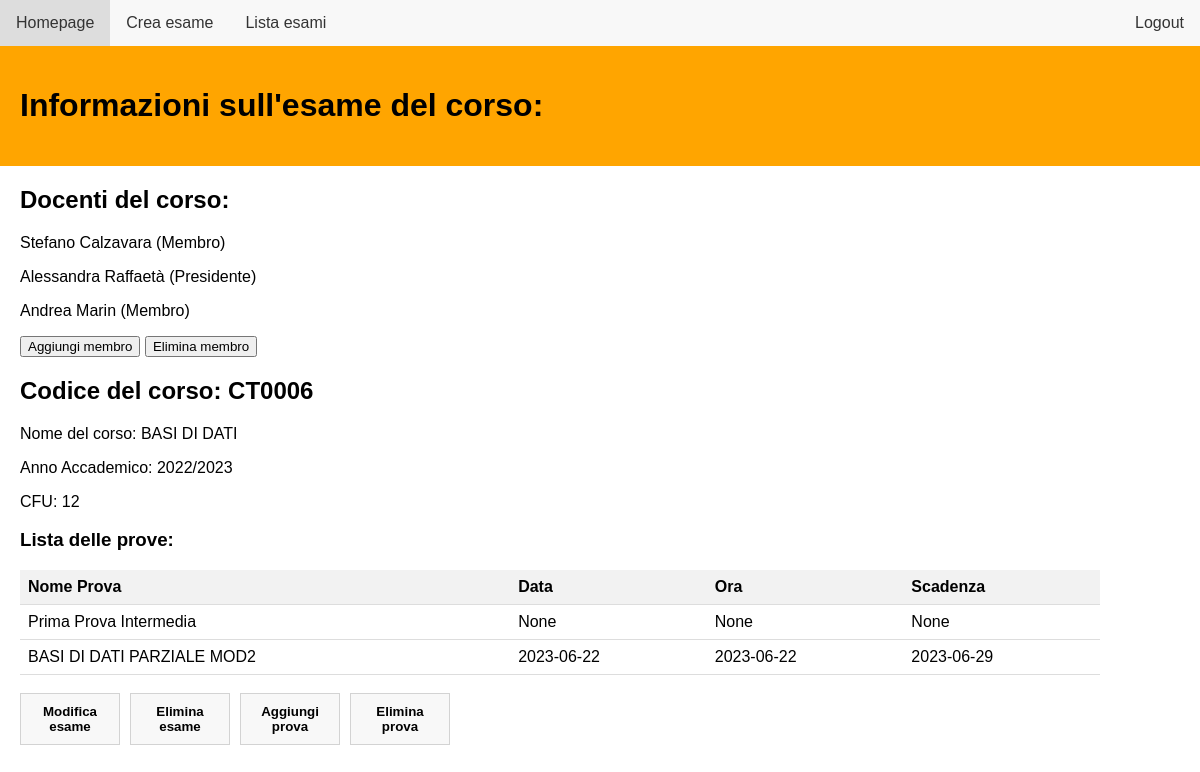
Page /exam_page?idE=CT0006 (signed in) on the earlier database version.
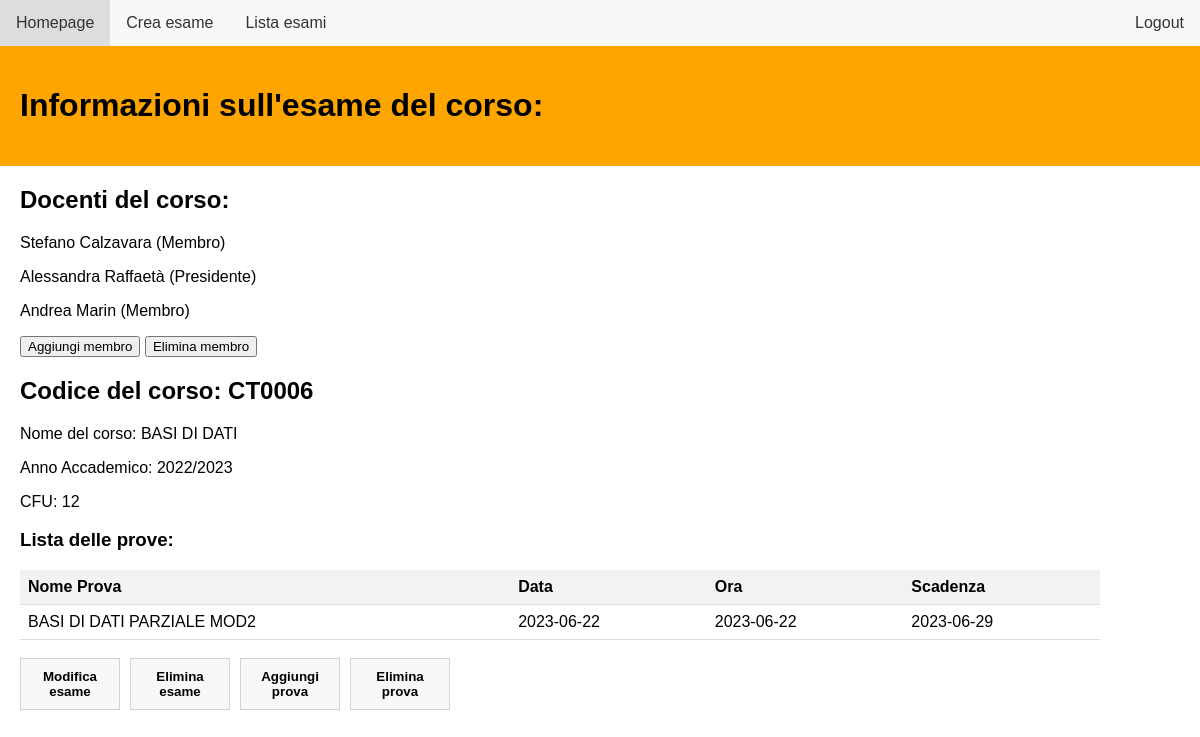
Same page on the later database version.
### db_setup.py (models this page shows, shortened)
class Docente(UserMixin, db.Model):
    idD = db.Column(db.String(100), primary_key=True, unique = True)
    nome = db.Column(db.String(100))
    cognome = db.Column(db.String(100))
    email = db.Column(db.String(100), unique = True)
    password = db.Column(db.String(100))

class Esame( db.Model):
    idE = db.Column(db.Integer, primary_key=True, unique = True)
    nome = db.Column(db.String(100))
    anno_accademico = db.Column(db.String(100))
    cfu = db.Column(db.Integer)

class Prova( db.Model ):
    idP = db.Column(db.String(100), primary_key=True)
    nome_prova = db.Column(db.String(100))
    tipo_prova = db.Column(Enum('scritto', 'orale', 'pratico', 'completo'), name='tipo_prova')
    tipo_voto = db.Column(db.String(100))
    data = db.Column(db.Date)
    ora_prova = db.Column(db.Integer)
    data_scadenza = db.Column(db.Date)
    idE = db.Column(db.String(100), db.ForeignKey('esame.idE'))
    idD = db.Column(db.Integer, db.ForeignKey('docente.idD'))

### routes.py (the view)
@bp.route('/exam_page', methods=['GET', 'POST'])
@login_required
def exam_page():
    from db_setup import Esame, Docente, Prova, db, Creazione_esame
    idE = request.args.get('idE')
    esame = Esame.query.filter_by(idE=idE).first()
    lista_docenti = db.session.query(Docente).join(Creazione_esame).filter(Creazione_esame.idE == idE).all()
    lista_prove = db.session.query(Prova).filter(Prova.idE == idE).all()
    docenti_roles = (
        db.session.query(Docente, Creazione_esame.ruolo_docente)
        .join(Creazione_esame)
        .filter(Creazione_esame.idE == idE)
        .all()
    )
    return flask.render_template('exam_page.html', esame=esame, lista_prove=lista_prove, lista_docenti=lista_docenti, docenti_roles=docenti_roles)

### routes.py (called while the page is built)
@login_manager.user_loader
def load_user(user_id):
    from db_setup import Docente
    return Docente.query.get(user_id)

### app/templates/exam_page.html (shortened to what this page needs)
<!DOCTYPE html>
<html lang="en">
<head>
    <link rel="stylesheet" href="../static/exam_page.css">
</head>
<body>
    <ul>
        <li><a href="{{ url_for('routes.homepage') }}">Homepage</a></li>
        <li><a href="{{ url_for('routes.create_exam') }}">Crea esame</a></li>
        <li><a href="{{ url_for('routes.view_exams') }}">Lista esami</a></li>
        <li style="float:right"><a href="{{ url_for('routes.login') }}">Logout</a></li>
    </ul>
    <div id="Informazioni" class="w3-container">
        <h1>Informazioni sull'esame del corso:</h1>
    </div>
    <div id="Exam_Details">
        <h2>Docenti del corso:</h2>
        {% for docente, role_name in docenti_roles %}
            <p>{{ docente.nome }} {{ docente.cognome }} ({{ role_name }})</p>
        {% endfor %}
        <button id="button_membri" type="button" onclick="window.location.href='{{url_for('routes.docenti_list', idE=esame.idE)}}'">Aggiungi membro</button>
        <button id="button_membri" type="button" onclick="window.location.href='{{url_for('routes.docenti_list', idE=esame.idE)}}'">Elimina membro</button>
        <h2>Codice del corso: {{ esame.idE }}</h2>
        <p>Nome del corso: {{ esame.nome }}</p>
        <p>Anno Accademico: {{ esame.anno_accademico }}</p>
        <p>CFU: {{ esame.cfu }}</p>
    </div>
    <div id="ListaProve">
        <h3>Lista delle prove:</h3>
        <table>
            <thead>
                <tr>
                    <th>Nome Prova</th>
                    <th>Data</th>
                    <th>Ora</th>
                    <th>Scadenza</th>
                </tr>
            </thead>
            <tbody>
                {% for prova in lista_prove %}
                    <tr>
                        <td>{{ prova.nome_prova }}</td>
                        <td>{{ prova.data }}</td>
                        <td>{{ prova.data }}</td>
                        <td>{{ prova.data_scadenza}}</td>
                    </tr>
                {% endfor %}
            </tbody>
        </table>
    </div>
    <br>
    <div class="button-container">
        <button id="button_exam" type="button">Modifica esame</button>
        <button id="button_exam" type="button">Elimina esame</button>
        <button id="button_exam" type="button" onclick="window.location.href='{{url_for('routes.create_test', idE=esame.idE)}}'">Aggiungi prova</button>
        <button id="button_exam" type="button">Elimina prova</button>
    </div>
</body>
</html>

### app/static/exam_page.css (style rules this page uses)
#Informazioni { background-color: orange; color:black; padding: 20px; }
body { font-family: Arial, sans-serif; margin: 0; padding: 0; }
ul { list-style-type: none; margin: 0; padding: 0; overflow: hidden; background-color: #f8f8f8; }
li { float: left; }
li a { display: block; color: #333; text-align: center; padding: 14px 16px; text-decoration: none; }
#Exam_Details, #ListaProve { position: relative; left:20px; }
#button_exam { padding: 10px 20px; cursor: pointer; font-weight: bold; max-width: 100px; position:relative; left:20px; background-color: #f8f8f8; color: black; border: 1px solid lightgrey; }
.button-container { display: flex; gap: 10px; margin-bottom: 10px; }
table { width: 90%; border-collapse: collapse; }
th, td { text-align: left; border-bottom: 1px solid #ddd; padding: 8px; }
th { background-color: #f2f2f2; }

Differences in the rows shown:
removed Prova: nome_prova "Prima Prova Intermedia", data "None", data_scadenza "None"
